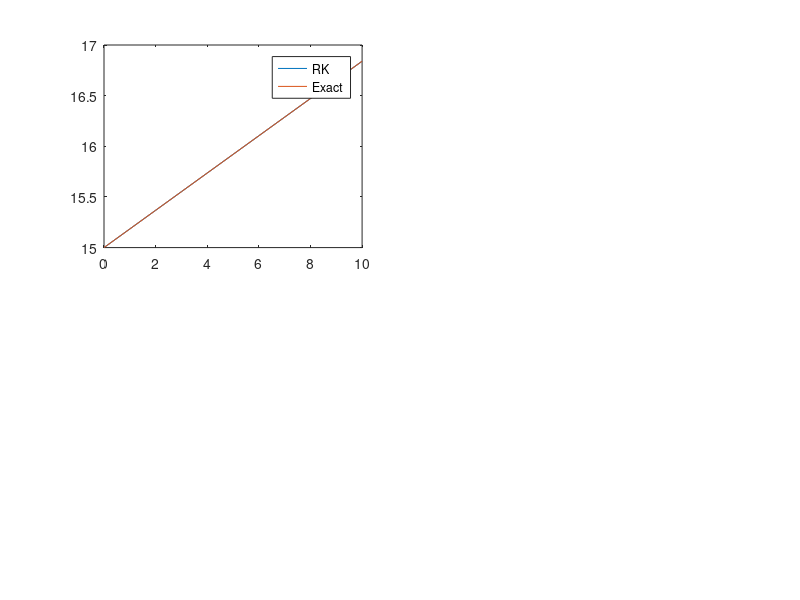

Write the MATLAB code that produced this figure. (Note: this script raises an error after producing the figure.)
function test()
    
    % Q1: for demand and supply as constant
    simulate_demand_supply_constant();
    
    % Q2: for demand and supply as function of time
    simulate_demand_supply_function_of_time();
    
    % Q3: for demand and supply as polynomial function of time
    simulate_demand_supply_polynomial_function();
    
    % Q4: for demand and supply as function of price (linear)
    simulate_demand_supply_function_of_price();
    
    % Q5: for demand and supply as polynomial function of price
    simulate_demand_supply_polynomial_price();
    
    % Q6: when population depends on birth and death rate (constant)
    simulate_population_constant_birth_death();
    
    % Q7: when birth and death rate are function of time
    simulate_population_time_dependent_birth_death();
    
    % Q8: when population is polynomial function of time
    simulate_population_polynomial_function_time();
    
    % Q9: when birth and death rate are function of population
    simulate_population_dependent_birth_death();
end

function rk4_solver(f, h, t, y_initial, exact, plot_title)
    n = numel(t);
    ry = zeros(size(t));
    ey=  zeros(size(t));
    ry(1) = y_initial;
    ey(1) = y_initial;
    for i = 1:n-1
        k1 = h * f(t(i), ry(i));
        k2 = h * f(t(i) + 0.5 * h, ry(i) + 0.5 * k1);
        k3 = h * f(t(i) + 0.5 * h, ry(i) + 0.5 * k2);
        k4 = h * f(t(i) + h, ry(i) + k3);
        ry(i + 1) = ry(i) + (1/6) * (k1 + 2 * k2 + 2 * k3 + k4);
        ey(i+1)=ey(i)+h*f(t(i),ey(i));
    end
    
    re = 100 * abs((exact - ry) ./ exact);
    ee= 100 * abs((exact - ey) ./ exact);
    
    figure
    
    subplot(2, 2, 1)
    plot(t, ry)
    
    hold on;
    plot(t, exact)
    legend('RK','Exact')
    title(plot_title,'RK method');
    subplot(2,2,2)
    plot(t,ey)
    hold on
    plot(t,exact)
    legend('Euler','Exact')
    title('Euler method');
    subplot(2,2,3)
    plot(t,re)
    title('RK Error');
    subplot(2,2,4)
    plot(t,ee)
    title('Euler Error');
    

end

function simulate_demand_supply_constant()
    h = 1; x = 0:h:10;
    d = 1065.4; s = 1047; k = 0.01;
    exact = 15 + k * (d - s) * x;
    f = @(x, y) k * (d - s);
    rk4_solver(f, h, x, 15, exact, 'Demand and Supply Constant');
end

function simulate_demand_supply_function_of_time()
    h = 1; t = 0:h:15;
    k = 0.01; g0 = 922.9 - 1032; g1 = 27.68 + 3.957;
    exact = 15 + k * (g1 * (t.^2 / 2) + g0 * t);
    f = @(t, y) k * (g0 + g1 * t);
    rk4_solver(f, h, t, 15, exact, 'Demand and Supply Function of Time');
end

function simulate_demand_supply_polynomial_function()
    h = 1; t = 0:h:15;
    k = 0.01; h2 = 6.853 - 2.071; h1 = -47.703 + 26.74; h0 = 1073.673 - 1077.1;
    exact = 15 + k * (h2 * (t.^3 / 3) + h1 * (t.^2 / 2) + h0 * t);
    f = @(t, y) k * (h0 + h1 * t + h2 * t.^2);
    rk4_solver(f, h, t, 15, exact, 'Demand and Supply Polynomial Function of Time');
end

function simulate_demand_supply_function_of_price()
    h = 1; t = 0:h:15;
    k = 0.01; g0 = 736.4 - 1040; g1 = 16.76 + 1.485;
    exact = (((g0 + g1 * 15) .* exp(k * g1 * t)) - g0) / g1;
    f = @(t, y) k * (g0 + g1 * y);
    rk4_solver(f, h, t, 15, exact, 'Demand and Supply Function of Price');
end

function simulate_demand_supply_polynomial_price()
    h = 1; t = 0:h:15;
    k = 0.01;
    g0 = 55513.787 + 3845.1389;
    g1 = -10158.3336 + 979.6366;
    g2 = 696.3364 + 72.1238;
    g3 = -20.8186 - 2.2970;
    g4 = 0.2295 + 0.0267;
    f = @(t, y) k * (g0 + g1 * y + g2 * y^2 + g3 * y^3 + g4 * y^4);
    exact = NaN; %Nothing
    rk4_solver(f, h, t, 15, exact, 'Demand and Supply Polynomial of Price');
end

function simulate_population_constant_birth_death()
    h = 1; t = 0:h:10;
    b = 0.4; d = 0.3;
    exact = 1000 * exp((b - d) * t);
    f = @(t, y) (b - d) * y;
    rk4_solver(f, h, t, 1000, exact, 'Population with Constant Birth/Death Rate');
end

function simulate_population_time_dependent_birth_death()
    h = 0.00001; t = 0:h:1;
    exact = 87.05 * exp(-0.3623 * (t.^2) / 2 + 21.55 * t);
    f = @(t, y) (21.55 - 0.3623 * t) * y;
    rk4_solver(f, h, t, 87.05, exact, 'Population Time-Dependent Birth/Death Rate');
end

function simulate_population_polynomial_function_time()
    h = 0.00001; t = 0:h:1;
    a = [32.866382, -0.987768, 0.0864, -0.005963, 0.000171, 0.000002];
    b = [11.4223906, -0.3986533, 0.0257024, -0.001359, 0.0000374, -0.0000004];
    g = a - b;
    exact = 87.05 * exp(g(1) * t + g(2) * (t.^2 / 2) + g(3) * (t.^3 / 3) + g(4) * (t.^4 / 4) + g(5) * (t.^5 / 5) + g(6) * (t.^6 / 6));
    f = @(t, y) (g(1) + g(2) * t + g(3) * t.^2 + g(4) * t.^3 + g(5) * t.^4 + g(6) * t.^5) * y;
    rk4_solver(f, h, t, 87.05, exact, 'Population Polynomial of Time');
end

function simulate_population_dependent_birth_death()
    h = 0.00001; t = 0:h:1;
    alpha0 = 55.30; alpha1 = -2.713; beta0 = 15.57; beta1 = -0.0615;
    alpha = alpha0 - beta0; beta = beta1 - alpha1;
    exact = 87.05 ./ ((1 - (beta * 87.05 / alpha)) .* exp(-alpha * t) + (beta / alpha) * 87.05);
    f = @(t, y) (alpha - beta * y) * y;
    rk4_solver(f, h, t, 87.05, exact, 'Population Dependent Birth/Death Rate');
end
